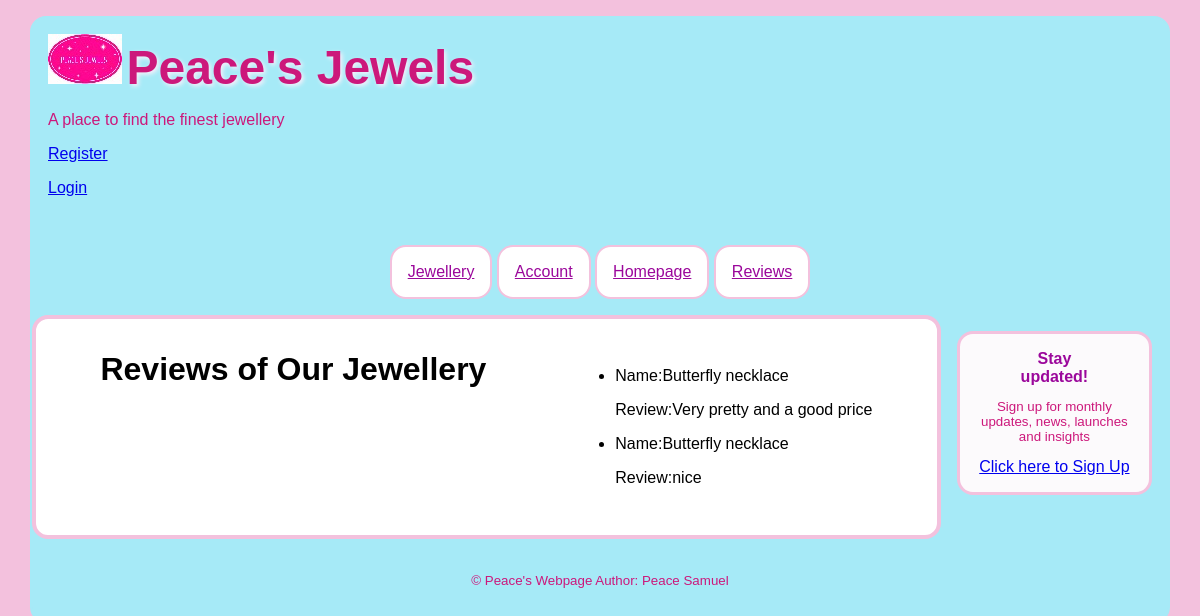
The app's page /all_reviews with its own data.
### tables this page shows
CREATE TABLE reviews
(
    review_number INTEGER PRIMARY KEY AUTOINCREMENT,
    name_of_product TEXT NOT NULL,
    review TEXT NOT NULL
);

### app.py (the view)
@app.route("/all_reviews")
def all_reviews():
    db = get_db()
    reviews = db.execute("""SELECT * FROM  reviews;""").fetchall()
    return render_template("reviews.html" ,reviews=reviews)

### app.py (called while the page is built)
@app.before_request
def load_logged_in_user():
    g.user = session.get("user_id", None)

### database.py (called while the page is built)
def get_db():
    if "db" not in g:
        g.db = sqlite3.connect(DATABASE,
            detect_types=sqlite3.PARSE_DECLTYPES
        )
        g.db.row_factory = sqlite3.Row
    return g.db

### ca1/templates/reviews.html
{% extends "base.html" %}
{% block main %}
    <h1>Reviews of Our Jewellery</h1>
        <ul>
            {% for review in reviews %}
                <li>
                    <p>Name:{{ review["name_of_product"] }}</p>
                    <p>Review:{{ review["review"] }}</p>
                </li>
            {% endfor %}
        </ul>
{% endblock %}

### ca1/static/styles.css (style rules this page uses)
*, *:before,*:after { box-sizing: border-box; }
:root { --base-bgcolor: rgb(243, 193, 221); --main-color: rgb(204, 24, 123); --main-bgcolor: rgb(166, 234, 247); --component-color: black; --component-bgcolor:white; --special-textcolor: rgb(155, 7, 155); font-family:'Franklin Gothic Medium', 'Arial Narrow', Arial, sans-serif; font-size: 16px; }
html { background-color: var(--base-bgcolor); }
body { color: var(--main-color); background-color: var(--main-bgcolor); border: solid 2px var(--main-bgcolor); border-radius: 2rem; width: 80%; margin: 0 auto; }
main >*, main >section>* { margin: 1rem; padding: 1rem; }
@media screen and (min-width: 300px) { body { border-radius: 1rem; width: 95%; margin: auto auto; } }
@media screen and (min-width: 450px) { body { border-radius: 1rem; width: 95%; margin: 1rem auto; } }
@media screen and  (min-width: 1000px) { body { display: grid; grid-template-columns: 80% 20%; grid-template-rows: auto; grid-template-areas: "upper-top upper-top" "lower-top lower-top" "middle-left middle-right" "bottom bottom"; } }

### records on screen
reviews: name_of_product "Butterfly necklace", review "Very pretty and a good price"
reviews: name_of_product "Butterfly necklace", review "nice"
